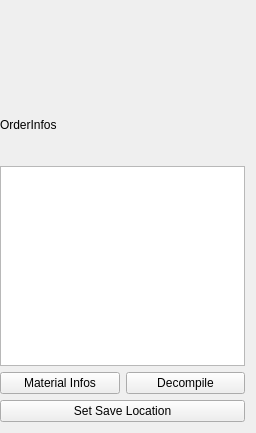
<?xml version="1.0" encoding="UTF-8"?>
<ui version="4.0">
 <class>OrderInfoPictureCreator</class>
 <widget class="QWidget" name="OrderInfoPictureCreator">
  <property name="geometry">
   <rect>
    <x>0</x>
    <y>0</y>
    <width>256</width>
    <height>433</height>
   </rect>
  </property>
  <property name="sizePolicy">
   <sizepolicy hsizetype="Preferred" vsizetype="Preferred">
    <horstretch>0</horstretch>
    <verstretch>0</verstretch>
   </sizepolicy>
  </property>
  <property name="minimumSize">
   <size>
    <width>256</width>
    <height>384</height>
   </size>
  </property>
  <property name="maximumSize">
   <size>
    <width>16777215</width>
    <height>16777215</height>
   </size>
  </property>
  <property name="focusPolicy">
   <enum>Qt::StrongFocus</enum>
  </property>
  <property name="windowTitle">
   <string>[KC] Image Decompiler</string>
  </property>
  <layout class="QVBoxLayout" name="verticalLayout">
   <property name="leftMargin">
    <number>0</number>
   </property>
   <item>
    <widget class="QLabel" name="myllab">
     <property name="text">
      <string/>
     </property>
    </widget>
   </item>
   <item>
    <widget class="QLabel" name="Materialinfos">
     <property name="text">
      <string>OrderInfos</string>
     </property>
    </widget>
   </item>
   <item>
    <widget class="QTextBrowser" name="textBrowser">
     <property name="maximumSize">
      <size>
       <width>16777215</width>
       <height>200</height>
      </size>
     </property>
    </widget>
   </item>
   <item>
    <layout class="QHBoxLayout" name="horizontalLayout">
     <item>
      <widget class="QPushButton" name="searchbutton">
       <property name="text">
        <string>Material Infos</string>
       </property>
      </widget>
     </item>
     <item>
      <widget class="QPushButton" name="decompilebutton">
       <property name="text">
        <string>Decompile</string>
       </property>
      </widget>
     </item>
    </layout>
   </item>
   <item>
    <widget class="QPushButton" name="SetSaveLocationButton">
     <property name="text">
      <string>Set Save Location</string>
     </property>
    </widget>
   </item>
  </layout>
 </widget>
 <resources/>
 <connections/>
</ui>
